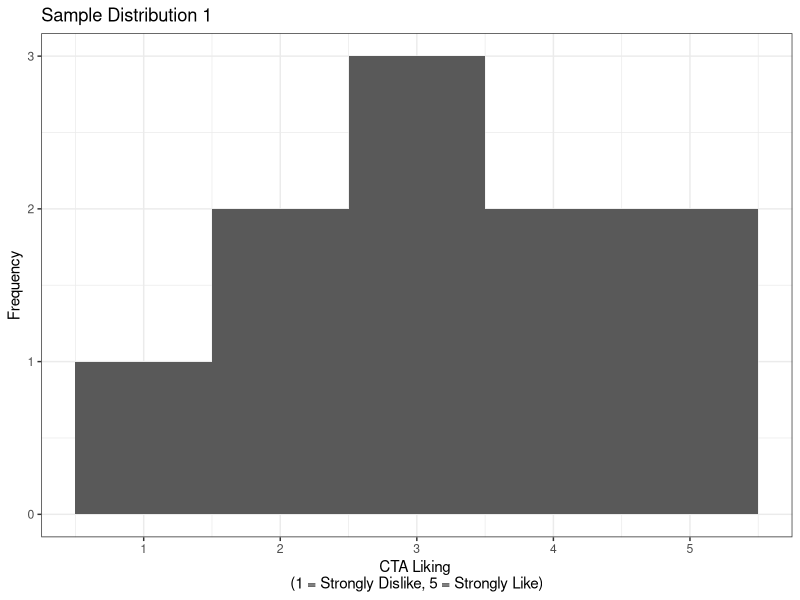
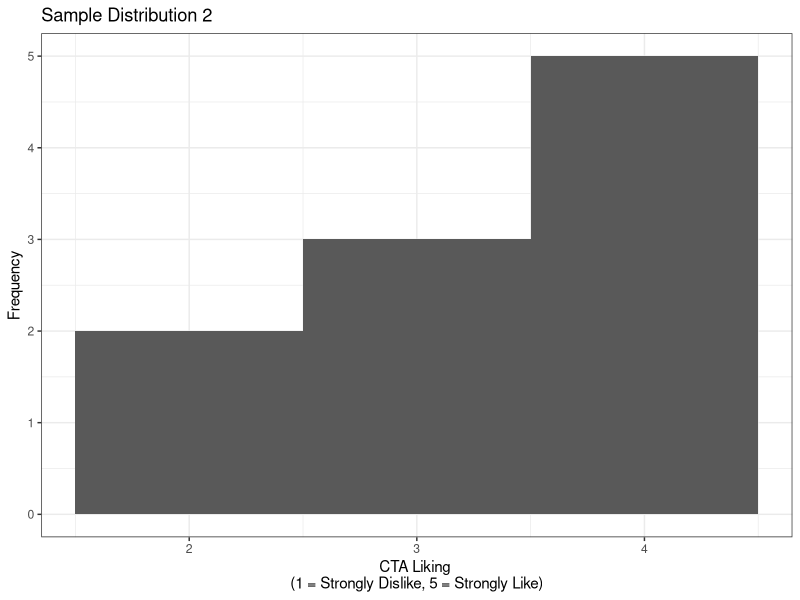
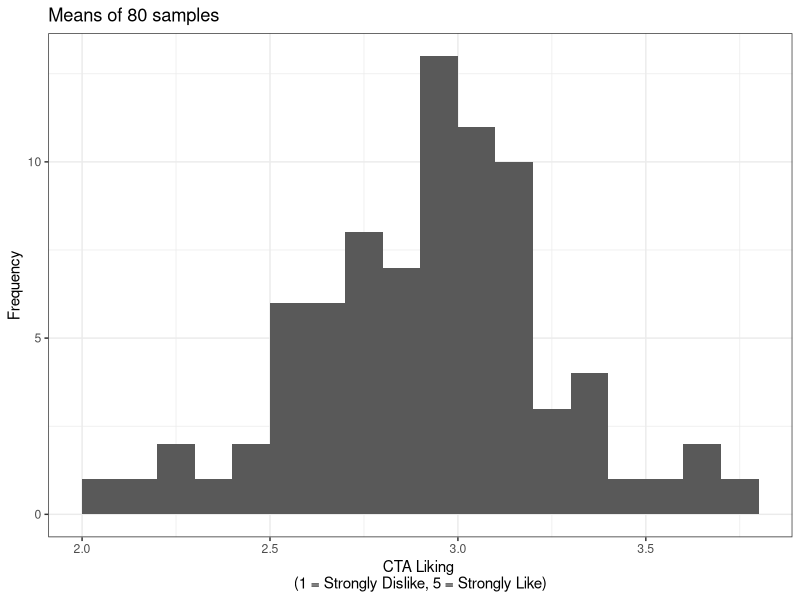
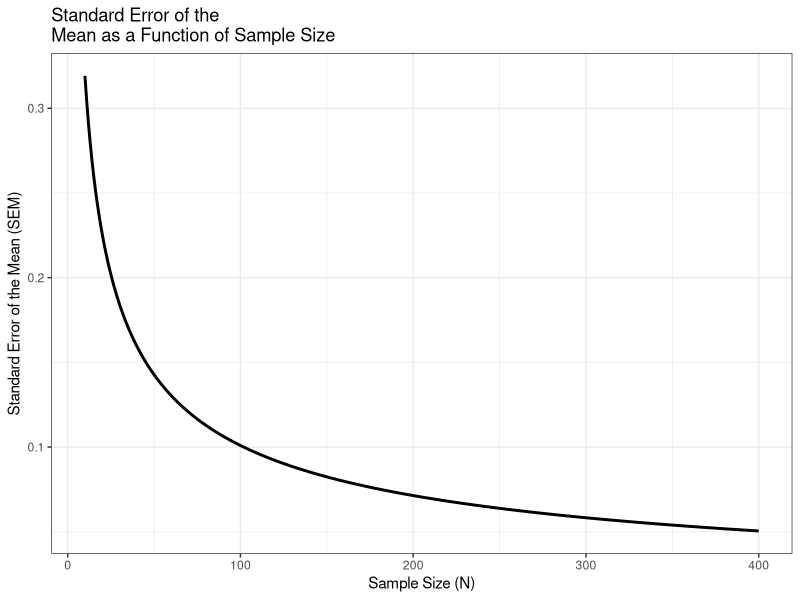
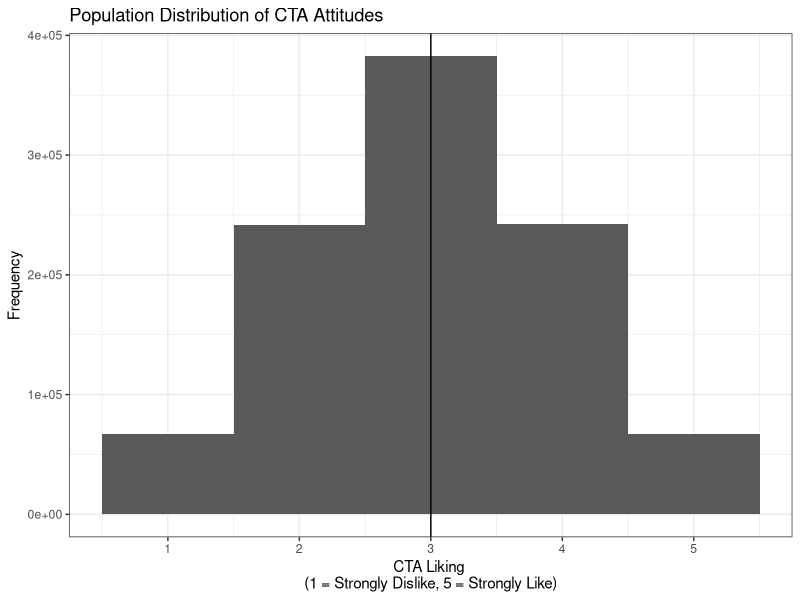
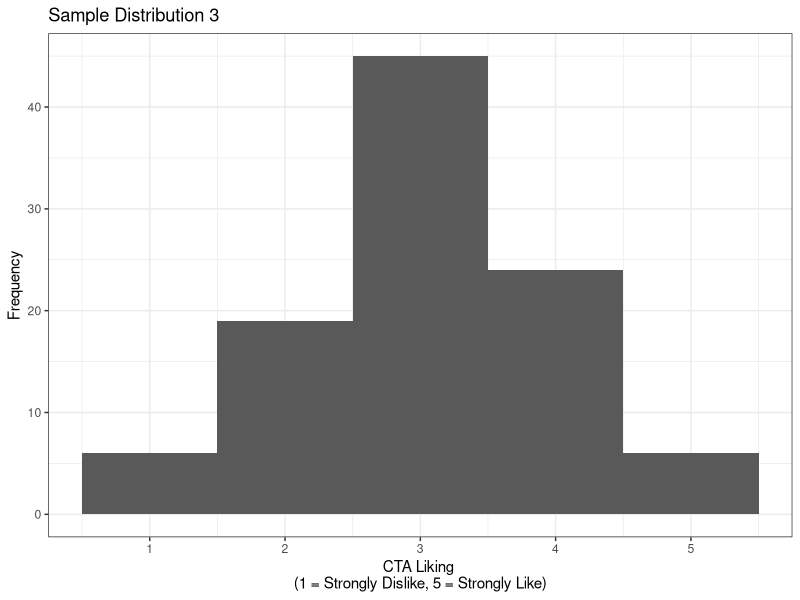
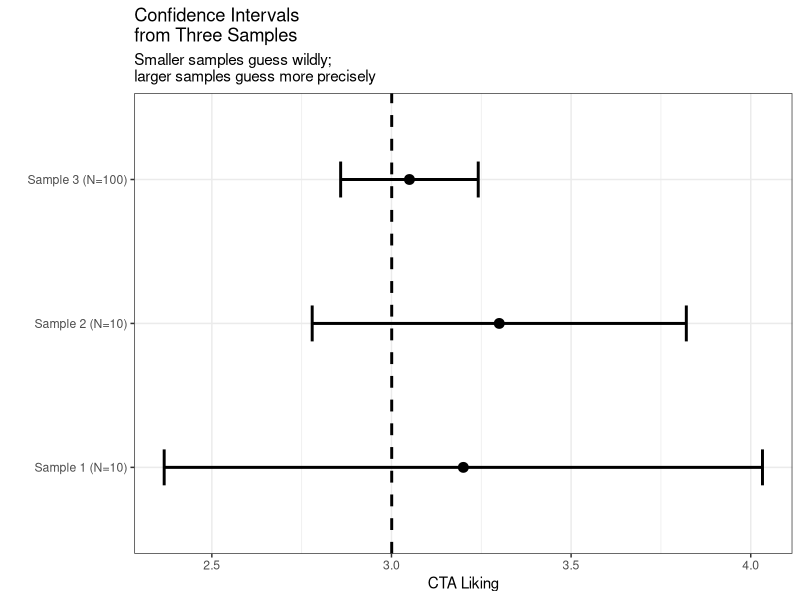

Reproduce these figures in R, in order.
## ---- chunk 1
knitr::opts_chunk$set(
  echo = FALSE,
  message = FALSE,
  warning = FALSE,
  fig.align = "center",
  fig.width = 4.5,
  fig.height = 3.5
)
library(tidyverse)
## ---- chunk 2
#| echo: true
set.seed(42)

Npop <- 1e6

CTA.Population <- rnorm(Npop, mean = 3, sd = 1)
# Round to Likert categories and clamp to [1,5]
CTA.Population <- round(CTA.Population)
CTA.Population[CTA.Population < 1] <- 1
CTA.Population[CTA.Population > 5] <- 5
## ---- chunk 3
#| echo: true
set.seed(1)
SampleSize <- 10
sample.1 <- sample(CTA.Population, SampleSize, replace = FALSE)

M.1 <- mean(sample.1)
SD.1 <- sd(sample.1)
## ---- chunk 4
#| fig-cap: "Ten riders, one afternoon. This is the entire evidence base for our first estimate."
#| fig-alt: "Histogram of ten CTA liking ratings on a 1 to 5 scale, with a small number of responses in most categories and a visibly lumpy, uneven shape."
tibble(CTA.1 = sample.1) |>
  ggplot(aes(x = CTA.1)) +
  geom_histogram(binwidth = 1, boundary = 0.5) +
  labs(
    title = "Sample Distribution 1",
    x = "CTA Liking \n(1 = Strongly Dislike, 5 = Strongly Like)",
    y = "Frequency"
  ) + theme_bw()
## ---- chunk 5
#| echo: true
set.seed(26)
SampleSize <- 10
sample.2 <- sample(CTA.Population, SampleSize, replace = FALSE)

M.2 <- mean(sample.2)
SD.2 <- sd(sample.2)
## ---- chunk 6
#| fig-cap: "Ten different riders, a different afternoon, a different answer."
#| fig-alt: "Histogram of a second set of ten CTA liking ratings on a 1 to 5 scale, with most responses clustered in the middle categories and a different shape from the first sample."
tibble(CTA.2 = sample.2) |>
  ggplot(aes(x = CTA.2)) +
  geom_histogram(binwidth = 1, boundary = 0.5) +
  labs(
    title = "Sample Distribution 2",
    x = "CTA Liking \n(1 = Strongly Dislike, 5 = Strongly Like)",
    y = "Frequency"
  ) + theme_bw()
## ---- chunk 7
#| echo: true
set.seed(616)
NumberofSamples <- 80
SampleSize <- 10

Sample.Results <- replicate(NumberofSamples,
                            sample(CTA.Population, 
                                   size = SampleSize, 
                                   replace = FALSE)) 
Sample.Means <- apply(Sample.Results, 2, mean)
## ---- chunk 8
#| fig-cap: "Eighty samples, eighty means. No single one of them is the truth; together they show how far off any one of them can be."
#| fig-alt: "Histogram of 80 sample means, each from a sample of ten riders. The means form a roughly normal-shaped pile centered near 3, spanning from about 2.2 to about 3.8."
tibble(CTA.means = Sample.Means) |>
  ggplot(aes(x = CTA.means)) +
  geom_histogram(binwidth = .1, boundary = 0.5) +
  labs(
    title = "Means of 80 samples",
    x = "CTA Liking \n(1 = Strongly Dislike, 5 = Strongly Like)",
    y = "Frequency"
  ) + theme_bw()
## ---- chunk 9
#| echo: true
M.S <- mean(Sample.Means)
SD.S <- sd(Sample.Means)
## ---- chunk 10
#| echo: true
#| fig-cap: "The standard error as a function of sample size. The expensive part of the curve is on the left."
#| fig-alt: "A curve showing the standard error of the mean falling steeply from about 0.32 at a sample size of 10 to about 0.10 at a sample size of 100, then flattening out to about 0.05 by a sample size of 400."

# Population SD
pop_sd <- sd(CTA.Population)

# Sample sizes
N_vals <- 10:400

# Compute SEM for each N
sem_df <- tibble(
  N = N_vals,
  SEM = pop_sd / sqrt(N)
)

# Plot
ggplot(sem_df, aes(x = N, y = SEM)) +
  geom_line(linewidth = 1) +
  labs(
    title = "Standard Error of the \nMean as a Function of Sample Size",
    x = "Sample Size (N)",
    y = "Standard Error of the Mean (SEM)"
  ) +
  theme_bw()
## ---- chunk 11
#| fig-cap: "The truth, briefly visible. All one million riders, with the population mean marked."
#| fig-alt: "Histogram of one million CTA liking ratings on a 1 to 5 scale, roughly symmetric and peaking at 3, with a vertical line at 3 marking the true population mean."
tibble(CTA = CTA.Population) |>
  ggplot(aes(x = CTA)) +
  geom_histogram(binwidth = 1, boundary = 0.5) +
  geom_vline(xintercept = 3) +
  labs(
    title = "Population Distribution of CTA Attitudes",
    x = "CTA Liking \n(1 = Strongly Dislike, 5 = Strongly Like)",
    y = "Frequency"
  ) + theme_bw()
## ---- chunk 12
M1<-mean(sample.1)
SD1<-sd(sample.1) 
SEM1<-sd(sample.1) / sqrt(10)
M2<-mean(sample.2)
SD2<-sd(sample.2)
SEM2<-sd(sample.2) / sqrt(10)
## ---- chunk 13
#| echo: true
set.seed(26)
SampleSize <- 100
sample.3 <- sample(CTA.Population, SampleSize, replace = FALSE)

M3 <- mean(sample.3)
SD3 <- sd(sample.3)
SEM3 <- SD3 / sqrt(SampleSize)
## ---- chunk 14
#| fig-cap: "One hundred riders. Same population, same question, a much smoother picture."
#| fig-alt: "Histogram of one hundred CTA liking ratings on a 1 to 5 scale, peaking at 3 and falling away on both sides, noticeably smoother than the ten-person samples."
tibble(CTA.3 = sample.3) |>
  ggplot(aes(x = CTA.3)) +
  geom_histogram(binwidth = 1, boundary = 0.5) +
  labs(
    title = "Sample Distribution 3",
    x = "CTA Liking \n(1 = Strongly Dislike, 5 = Strongly Like)",
    y = "Frequency"
  ) + theme_bw()
## ---- chunk 15
#| fig-cap: "Three guesses at the same number. The dashed line is the truth, which we are not normally allowed to see."
#| fig-alt: "A horizontal interval plot with three rows. Sample 1 with ten people and Sample 2 with ten people both have wide intervals; Sample 3 with one hundred people has a much narrower interval. A vertical dashed line marking the true population mean of 3 passes through all three intervals."
# Create CI summary table
ci_df <- tibble(
  Sample = factor(c("Sample 1 (N=10)", "Sample 2 (N=10)", "Sample 3 (N=100)"),
                  levels = c("Sample 1 (N=10)", "Sample 2 (N=10)", "Sample 3 (N=100)")),
  Mean = c(M1, M2, M3),
  Lower = c(M1 - 2*SEM1, M2 - 2*SEM2, M3 - 2*SEM3),
  Upper = c(M1 + 2*SEM1, M2 + 2*SEM2, M3 + 2*SEM3)
)

true_mu <- mean(CTA.Population)

# Plot
ggplot(ci_df, aes(y = Sample, x = Mean)) +
  geom_errorbar(aes(xmin = Lower, xmax = Upper),
                orientation = "y", width = 0.25, linewidth = 1) +
  geom_point(size = 3) +
  geom_vline(xintercept = true_mu, linetype = "dashed", linewidth = 1) +
  labs(
    title = "Confidence Intervals \nfrom Three Samples",
    subtitle = "Smaller samples guess wildly; \nlarger samples guess more precisely",
    x = "CTA Liking",
    y = ""
  ) +
  theme_bw()
